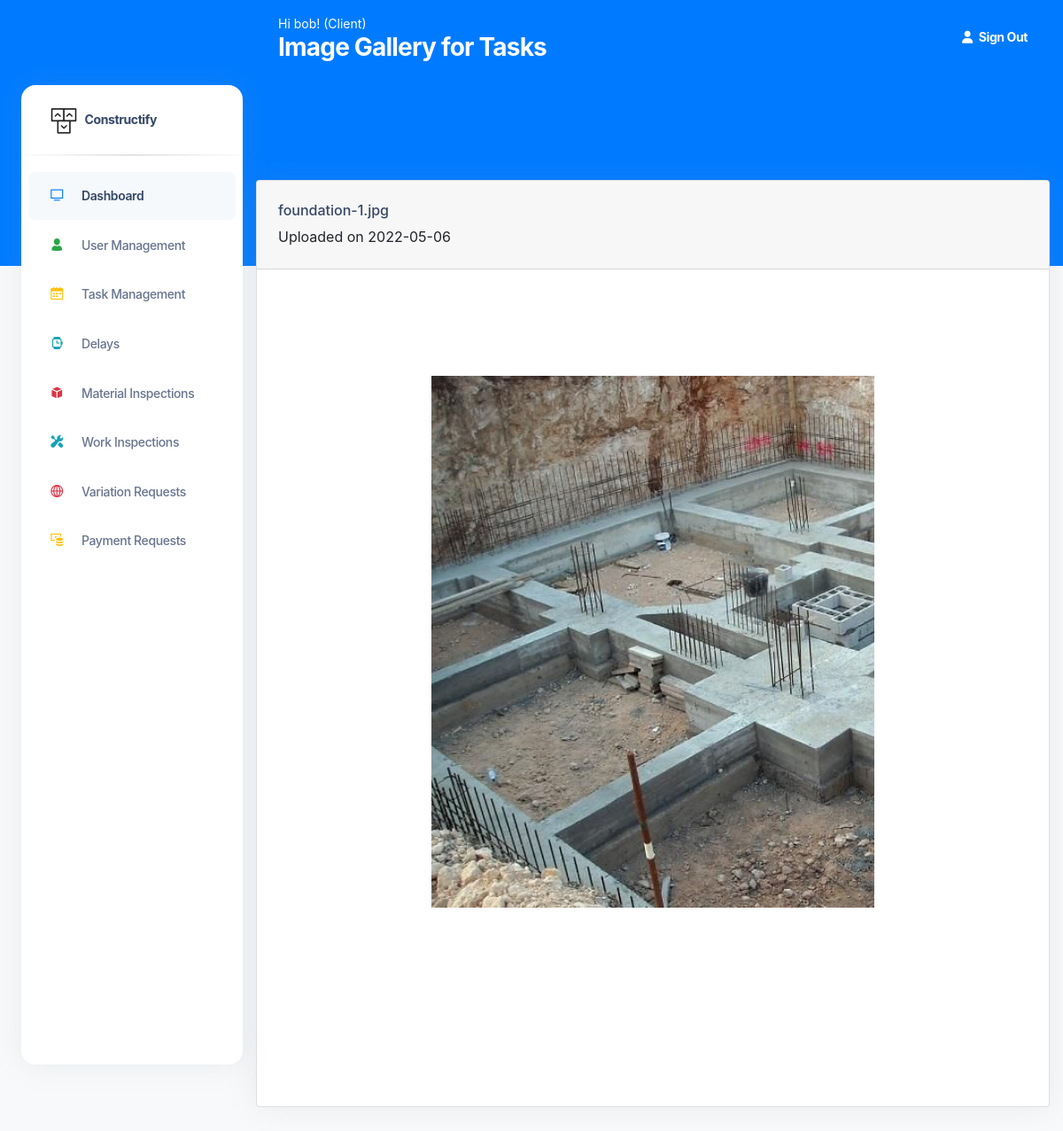
Page /ImageGallery/1 (signed in) on the committed database.
### construct/models.py (models this page shows, shortened)
class User(db.Model, UserMixin):
    id = db.Column(db.Integer(), nullable=False, primary_key=True)
    username = db.Column(db.String(length=30), nullable=False, unique=True)
    email_address = db.Column(db.String(length=50),
                              nullable=False, unique=True)
    password_hash = db.Column(db.String(length=50),
                              nullable=False, unique=True)
    role = db.Column(db.String(length=30), nullable=False, unique=False)
    contact_number = db.Column(db.String(length=30), nullable=False, unique=False)
    @property
    def password(self):
        return self.password

class TaskToImage(db.Model):
    id = db.Column(db.Integer(), nullable=False, primary_key=True)
    img_name = db.Column(db.String(length=30), nullable=False)
    task_id = db.Column(db.String(length=30), nullable=False)
    uploaded_date = db.Column(db.String(length=30), nullable=False)

### construct/routes.py (the view)
@app.route("/ImageGallery/<int:id>", methods=['GET', 'POST'])
@login_required
def ImageGallery(id):
        tasks= TaskToImage.query.all()
        print(tasks)
        ident=str(id)
        image="empty"
        for task in tasks:
            if task.task_id == ident:
                image="Has an image"
                break
        page_message="Image Gallery for Tasks"
        return render_template('ImageGallery.html', taskref=tasks, taskid=ident, page_message=page_message,image=image)

### construct/models.py (called while the page is built)
@login_manager.user_loader
def load_user(user_id):
    return User.query.get(int(user_id))

### construct/templates/ImageGallery.html (shortened to what this page needs)
<!DOCTYPE html>
<html lang="en">
<head>
  <link href="{{ url_for('static', filename='assets')}}/css/nucleo-icons.css" rel="stylesheet" />
  <link href="{{ url_for('static', filename='assets')}}/css/nucleo-svg.css" rel="stylesheet" />
  <link href="{{ url_for('static', filename='assets')}}/css/nucleo-svg.css" rel="stylesheet" />
  <link id="pagestyle" href="{{ url_for('static', filename='assets')}}/css/argon-dashboard.css?v=2.0.2"
    rel="stylesheet" />
  <link rel="stylesheet" type="text/css"
    href="https://stackpath.bootstrapcdn.com/bootstrap/4.2.1/css/bootstrap.min.css">
</head>
{% include 'includes/GlobalSideNavbar.html' %}
<main class="main-content position-relative border-radius-lg ">
  {% include 'includes/GlobalNavbar.html' %}
  <br><br><br><br>
  {% for task in taskref %}
  {% if task.task_id == taskid %}
  <div class="container-fluid py-4">
    <div class="row">
      <div class="col-12">
        <div class="card mb-4">
          <div class="card-header pb-0">
            <h6>{{task.img_name}}</h6>
            <h7>Uploaded on {{task.uploaded_date}}</h7> <br><br>
          </div>
          <div class="card-body px-0 pt-0 pb-2">
            <div class="col-md-8 p-lg-5 mx-auto my-5">
              <div class="table-responsive p-0">
                <br>
                <img src="/static/uploads/{{task.img_name}}" alt="User Image" width="900" height="600">
                <br><br><br><br><br><br>
              </div>
            </div>
          </div>
        </div>
      </div>
    </div>
  </div>
  {% endif %}
  {% endfor %}
  </body>
</html>

### construct/templates/includes/GlobalNavbar.html
<nav class="navbar navbar-main navbar-expand-lg px-0 mx-4 shadow-none border-radius-xl " id="navbarBlur"
  data-scroll="false">
  <div class="container-fluid py-1 px-3">
    <nav aria-label="breadcrumb">
      <ol class="breadcrumb bg-transparent mb-0 pb-0 pt-1 px-0 me-sm-6 me-5">
        <li class="breadcrumb-item text-sm text-white active" aria-current="page">Hi {{current_user.username}}!
          ({{current_user.role}}) </li>
      </ol>
      <h3 class="font-weight-bolder text-white mb-0"> {{page_message}}</h3>
    </nav>
    <ul class="navbar-nav  justify-content-end">
      <li class="nav-item d-flex align-items-left">
        <a href="{{url_for('logout_page')}}" class="nav-link text-white font-weight-bold px-0">
          <i class="fa fa-user me-sm-1"></i>
          <span class="d-sm-inline d-none">Sign Out</span>
        </a>
      </li>
  </div>
</nav>

### rows in the picture
User: username "bob", role "Client"
TaskToImage: img_name "foundation-1.jpg", uploaded_date "2022-05-06", img_name (picture)

### other values in the picture
{{ page_message }} "Image Gallery for Tasks"
